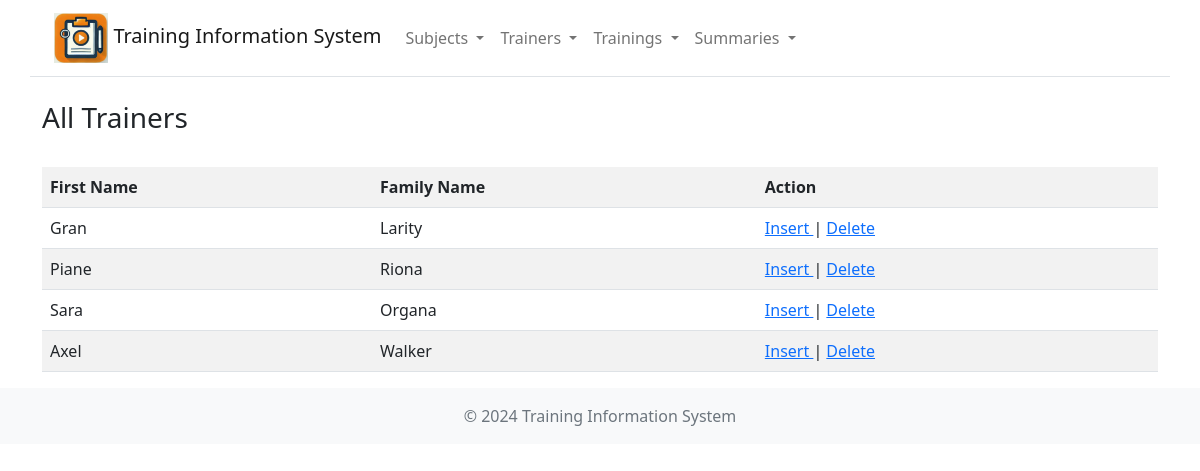
The page /trainers on the database its author committed.
### models.py (models this page shows)
class Trainer(db.Model):
    __tablename__ = 'trainer'
    trainer_id = db.Column(db.Integer, primary_key=True)
    first_name = db.Column(db.String(50), nullable=False)
    family_name = db.Column(db.String(50), nullable=False)
    trainings = db.relationship('Training', back_populates='trainer')

### routes/trainer_routes.py (the view)
@trainer_bp.route('/trainers')
def trainers():
    trainers = Trainer.query.all()
    return render_template('trainers.html', trainers=trainers)

### templates/trainers.html (shortened to what this page needs)
<!DOCTYPE html>
<html lang="en">
<head>
    <link href="/static/css/bootstrap/css/bootstrap.min.css" rel="stylesheet" />
    <link href="/static/css/bootstrap/font/bootstrap-icons.min.css" rel="stylesheet" />
</head>
<body>
    {% include 'navbar.html' %}
    <div class="container">
        <br />
        <h3>All Trainers</h3>
        <br />
        {% if trainers %}
            <table class='table table-striped table-hover'>
                <tr>
                    <th>First Name</th>
                    <th>Family Name</th>
                    <th>Action</th>
                </tr>
                {% for trainer in trainers %}
                    <tr>
                        <td>{{ trainer.first_name }}</td>
                        <td>{{ trainer.family_name }}</td>
                        <td>
                            <a href="{{ url_for('trainer.trainer_edit', id=trainer.trainer_id) }}">
                                Insert
                            </a>
                            |
                            <a href="{{ url_for('trainer.trainer_delete', id=trainer.trainer_id) }}"
                               onclick="return confirm('Delete Trainer {{ trainer.first_name }}')">
                                Delete
                            </a>
                        </td>
                    </tr>
                {% endfor %}
            </table>
        {% else %}
            <p class="alert alert-danger">No Trainers found.</p>
        {% endif %}
    </div>
    {% include 'footer.html' %}
</body>
</html>

### rows shown on the page
Trainer: first_name "Gran", family_name "Larity"
Trainer: first_name "Piane", family_name "Riona"
Trainer: first_name "Sara", family_name "Organa"
Trainer: first_name "Axel", family_name "Walker"
